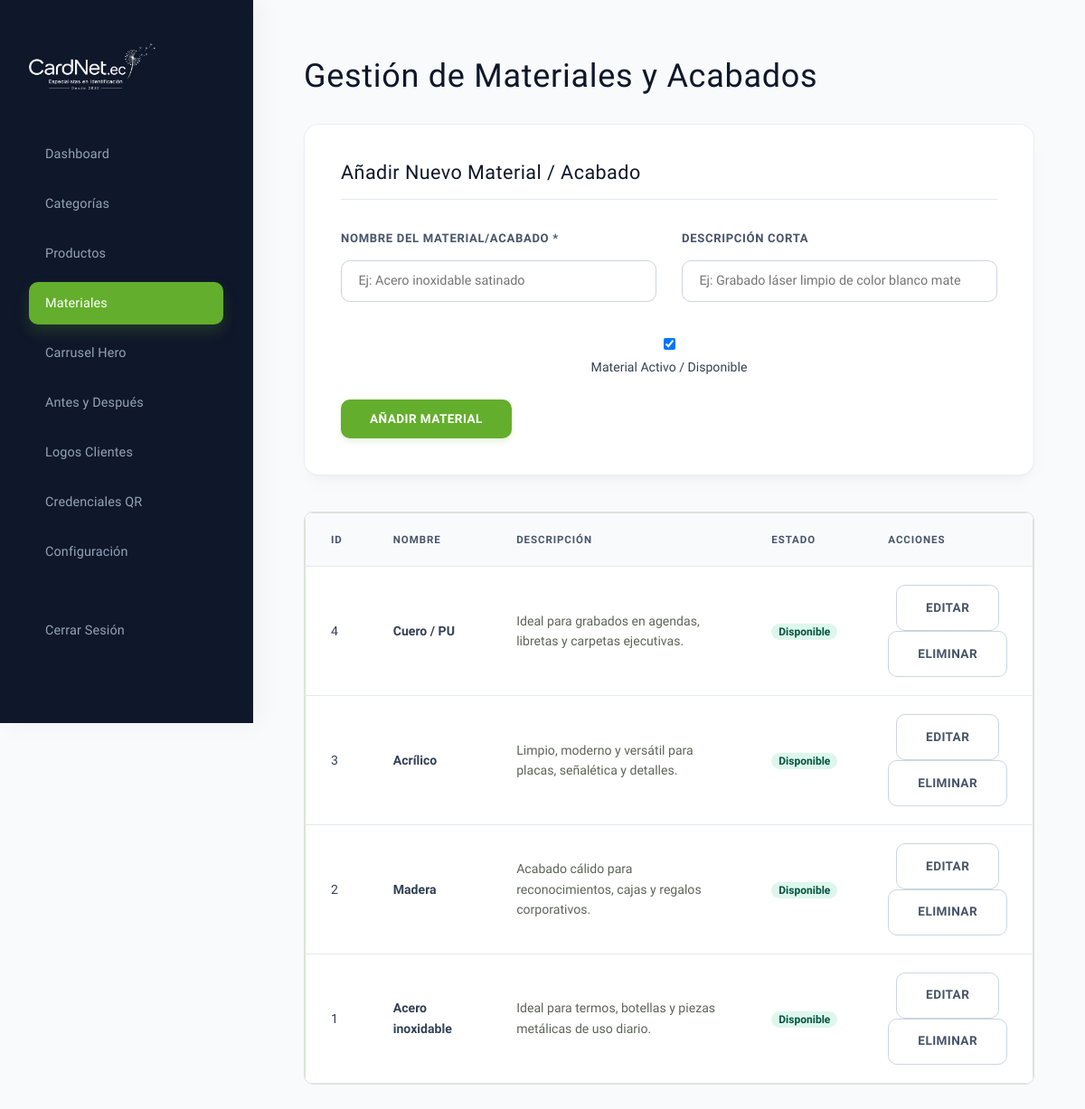
Page /admin/materiales.php (signed in) on the committed database.
### tables this page shows
CREATE TABLE IF NOT EXISTS `materiales` (
  `id` int(11) NOT NULL AUTO_INCREMENT,
  `name` varchar(100) NOT NULL,
  `description` varchar(255) DEFAULT NULL,
  `is_active` tinyint(1) DEFAULT 1,
  PRIMARY KEY (`id`)
);

### admin/materiales.php (the view, shortened to what this page needs)
<?php
require_once '../db.php';
$materiales = $pdo->query("SELECT * FROM materiales ORDER BY id DESC")->fetchAll();
$edit_material = null;
?>
<!DOCTYPE html>
<html lang="es">
<head>
    <link rel="stylesheet" href="../css/base.css?v=3.5">
    <link rel="stylesheet" href="../css/layout.css?v=3.5">
    <link rel="stylesheet" href="../css/components.css?v=3.5">
    <link rel="stylesheet" href="../css/admin.css?v=2.0">
</head>
<body>
    <div class="sidebar">
        <img src="../images/logo.png?v=3.5" alt="CardNet Logo" class="sidebar-logo">
        <nav class="nav-admin">
            <a href="index.php" class="nav-admin-link">Dashboard</a>
            <a href="categorias.php" class="nav-admin-link">Categorías</a>
            <a href="productos.php" class="nav-admin-link">Productos</a>
            <a href="materiales.php" class="nav-admin-link active">Materiales</a>
            <a href="carrusel.php" class="nav-admin-link">Carrusel Hero</a>
            <a href="antes-despues.php" class="nav-admin-link">Antes y Después</a>
            <a href="clientes.php" class="nav-admin-link">Logos Clientes</a>
            <a href="credenciales.php" class="nav-admin-link">Credenciales QR</a>
            <a href="configuracion.php" class="nav-admin-link">Configuración</a>
            <a href="logout.php" class="nav-admin-link" style="margin-top: 2rem; color: #FCA5A5;">Cerrar Sesión</a>
        </nav>
    </div>
    <div class="main-content">
        <h1 style="font-family: var(--font-heading); margin-bottom: 1.5rem; font-size: 2rem;">Gestión de Materiales y Acabados</h1>
        <div class="form-container">
            <h2 style="font-family: var(--font-heading); margin-bottom: 1.5rem; font-size: 1.25rem;">
                <?php echo $edit_material ? 'Editar Material / Acabado' : 'Añadir Nuevo Material / Acabado'; ?>
            </h2>
            <form method="POST" action="materiales.php">
                <div class="grid-2">
                    <div class="form-group">
                        <label class="form-label" for="name">Nombre del Material/Acabado *</label>
                        <input class="form-input" type="text" name="name" id="name" required placeholder="Ej: Acero inoxidable satinado" value="<?php echo $edit_material ? htmlspecialchars($edit_material['name']) : ''; ?>">
                    </div>
                    <div class="form-group">
                        <label class="form-label" for="description">Descripción Corta</label>
                        <input class="form-input" type="text" name="description" id="description" placeholder="Ej: Grabado láser limpio de color blanco mate" value="<?php echo $edit_material ? htmlspecialchars($edit_material['description']) : ''; ?>">
                    </div>
                </div>
                <div class="form-group" style="margin-top: 1rem; display: flex; flex-direction: row; align-items: center; gap: 8px;">
                    <input type="checkbox" name="is_active" id="is_active" <?php echo (!$edit_material || $edit_material['is_active']) ? 'checked' : ''; ?>>
                    <label style="font-size: 0.88rem; cursor: pointer;" for="is_active">Material Activo / Disponible</label>
                </div>
                <div style="margin-top: 1.5rem; display: flex; gap: 10px;">
                    <button class="btn btn-primary" type="submit">
                        <?php echo $edit_material ? 'Actualizar Material' : 'Añadir Material'; ?>
                    </button>
                </div>
            </form>
        </div>
        <div style="background-color: white; border: 1px solid var(--border); border-radius: var(--radius-md); overflow: hidden;">
            <table>
                <thead>
                    <tr>
                        <th style="text-align: left;">ID</th>
                        <th style="text-align: left;">Nombre</th>
                        <th style="text-align: left;">Descripción</th>
                        <th style="text-align: left;">Estado</th>
                        <th style="text-align: center; width: 150px;">Acciones</th>
                    </tr>
                </thead>
                <tbody>
                    <?php if (empty($materiales)): ?>
                        <tr>
                            <td colspan="5" style="text-align: center; color: var(--text-muted);">No hay materiales registrados.</td>
                        </tr>
                    <?php else: ?>
                        <?php foreach ($materiales as $mat): ?>
                            <tr>
                                <td><?php echo $mat['id']; ?></td>
                                <td><strong><?php echo htmlspecialchars($mat['name']); ?></strong></td>
                                <td style="color: var(--text-muted);"><?php echo htmlspecialchars($mat['description']); ?></td>
                                <td>
                                    <?php if ($mat['is_active']): ?>
                                        <span style="color: #03543F; background-color: #DEF7EC; padding: 2px 8px; border-radius: 10px; font-size: 0.75rem; font-weight: 600;">Disponible</span>
                                    <?php else: ?>
                                        <span style="color: #9B1C1C; background-color: #FDE8E8; padding: 2px 8px; border-radius: 10px; font-size: 0.75rem; font-weight: 600;">Inactivo</span>
                                    <?php endif; ?>
                                </td>
                                <td style="text-align: center;">
                                    <a href="materiales.php?edit=<?php echo $mat['id']; ?>" class="btn btn-secondary" style="padding: 5px 10px; font-size: 0.75rem; font-weight: 600;">Editar</a>
                                    <a href="materiales.php?delete=<?php echo $mat['id']; ?>" class="btn btn-secondary" onclick="return confirm('¿Estás seguro de eliminar este material?');" style="padding: 5px 10px; font-size: 0.75rem; font-weight: 600; color: #EF4444;">Eliminar</a>
                                </td>
                            </tr>
                        <?php endforeach; ?>
                    <?php endif; ?>
                </tbody>
            </table>
        </div>
    </div>
</body>
</html>

### css/base.css (style rules this page uses)
:root { --primary: #63AE2C; --primary-hover: #508E22; --primary-light: rgba(99, 174, 44, 0.05); --dark: #1E221C; --dark-alt: #2D3329; --light: #FCFDFB; --surface-light: #F2F5F0; --border: #DCE2D8; --accent-gold: #BAAF1A; --font-heading: 'Marcellus', serif; --font-body: 'Work Sans', system-ui, -apple-system, sans-serif; --text-main: #1E221C; --text-muted: #5C6558; --text-light: #FCFDFB; --space-xs: clamp(0.5rem, 1vw, 0.75rem); --space-sm: clamp(0.85rem, 1.8vw, 1.15rem); --space-md: clamp(1.5rem, 3.5vw, 2.25rem); --space-lg: clamp(2.5rem, 5vw, 4rem); --space-xl: clamp(4.5rem, 8vw, 6.5rem); --radius-sm: 2px; --radius-md: 4px; --radius-lg: 8px; --shadow-sm: 0 1px 2px rgba(30, 34, 28, 0.02); --shadow-md: 0 4px 10px rgba(30, 34, 28, 0.03); --shadow-lg: 0 10px 20px rgba(30, 34, 28, 0.04); --transition-smooth: all 0.35s cubic-bezier(0.215, 0.61, 0.355, 1); --transition-fast: all 0.15s ease-out; }
*, *::before, *::after { box-sizing: border-box; margin: 0; padding: 0; }
html { scroll-behavior: smooth; font-size: 16px; -webkit-text-size-adjust: 100%; }
body { background-color: var(--light); color: var(--text-main); font-family: var(--font-body); line-height: 1.6; overflow-x: hidden; }
a { color: inherit; text-decoration: none; transition: var(--transition-fast); font-family: var(--font-body); }
img, svg { display: block; max-width: 100%; height: auto; }
button, input, select, textarea { font-family: var(--font-body); font-size: inherit; color: inherit; background: none; border: none; }
button { cursor: pointer; }
h1, h2, h3, h4, h5, h6 { font-family: var(--font-heading); font-weight: 400; line-height: 1.1; color: var(--dark); letter-spacing: 0.02em; }
h1 { font-size: clamp(32px, 4.5vw, 54px); line-height: 1.15; }
h2 { font-size: clamp(24px, 3.2vw, 38px); line-height: 1.2; }

### css/layout.css (style rules this page uses)
.grid-2, .grid-3, .grid-4 { display: grid; grid-template-columns: 1fr; gap: var(--space-sm); }
@media (min-width: 768px) { .grid-2 { grid-template-columns: repeat(2, 1fr); gap: var(--space-md); } }

### css/components.css (style rules this page uses)
.btn { display: inline-flex; align-items: center; justify-content: center; padding: 0.8rem 1.75rem; border-radius: var(--radius-sm); font-family: var(--font-body); font-weight: 600; font-size: 0.85rem; transition: var(--transition-fast); border: 1px solid transparent; cursor: pointer; text-align: center; letter-spacing: 0.02em; text-transform: uppercase; }
.btn-primary { background-color: var(--primary); color: var(--light); }
.btn-secondary { background-color: transparent; color: var(--dark); border-color: var(--border); }
.form-group { margin-bottom: 1.25rem; }
.form-label { display: block; font-size: 0.75rem; font-weight: 500; margin-bottom: 0.35rem; color: var(--dark); text-transform: uppercase; letter-spacing: 0.05em; }
.form-input, .form-select, .form-textarea { width: 100%; padding: 10px 14px; background-color: var(--light); border: 1px solid var(--border); border-radius: var(--radius-sm); font-family: var(--font-body); font-size: 0.88rem; transition: var(--transition-fast); }

### rows in the picture
materiales: id "4", name "Cuero / PU", description "Ideal para grabados en agendas, libretas y carpetas ejecutivas.", is_active "Disponible"
materiales: id "3", name "Acrílico", description "Limpio, moderno y versátil para placas, señalética y detalles.", is_active "Disponible"
materiales: id "2", name "Madera", description "Acabado cálido para reconocimientos, cajas y regalos corporativos.", is_active "Disponible"
materiales: id "1", name "Acero inoxidable", description "Ideal para termos, botellas y piezas metálicas de uso diario.", is_active "Disponible"
